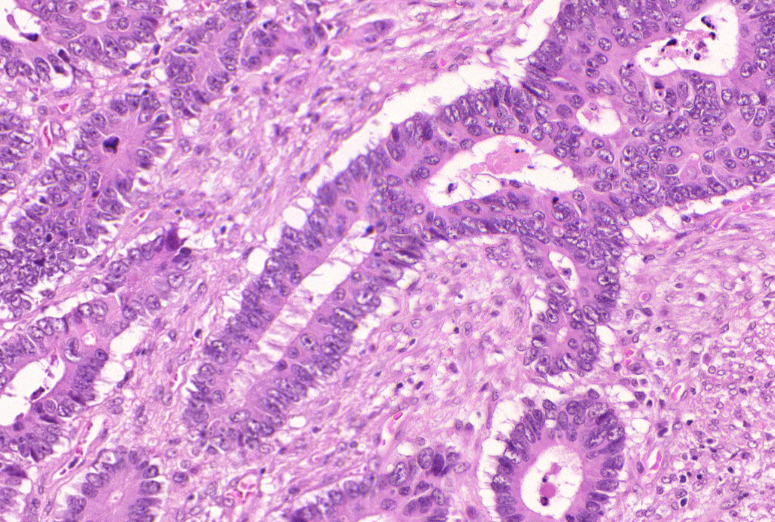
#> input picture Assignment 3/17/train_5.bmp, 775 x 522 px
$ jupyter execute 'Part 1.ipynb'   (shell and % lines are left out)
#> lines starting #> are read from the running program, lines starting #| are printed output that depends on the picture; after the words box and inside, x2 and y2 are one past the last pixel; in counts of white or black regions, pixels touching at a corner belong together
[cell 1]
# install library requirements

# import libraries
import pandas as pd
import numpy as np
import cv2
import os
import matplotlib.pyplot as plt

import maxflow as mf
import time
from random import shuffle
from PIL import Image

[cell 2]
img1 = cv2.imread('17/train_5.bmp')
#> img1 is the input picture: shape (522, 775, 3); mean B, G, R 208.4, 153.7, 210.2
img2 = cv2.imread('17/train_5_anno.bmp')
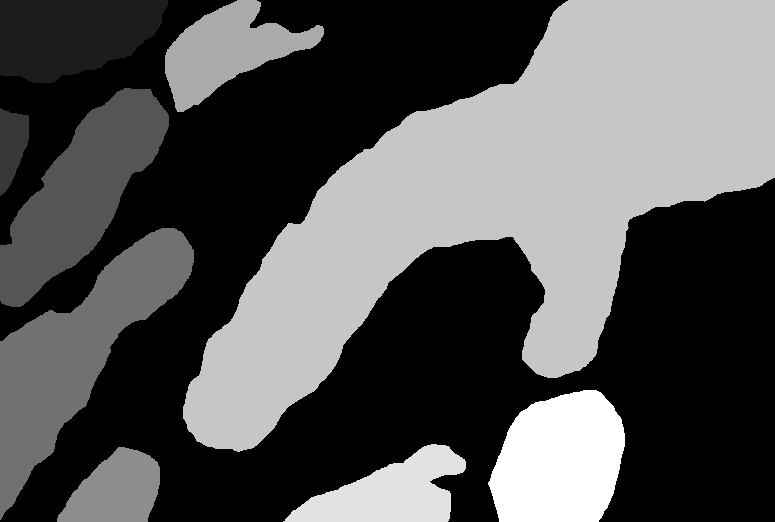
#> input picture Assignment 3/17/train_5_anno.bmp, 775 x 522 px
#> img2 is the input picture: shape (522, 775, 3); min 0, max 9, mean 3.02
img1 = cv2.cvtColor(img1, cv2.COLOR_BGR2GRAY)
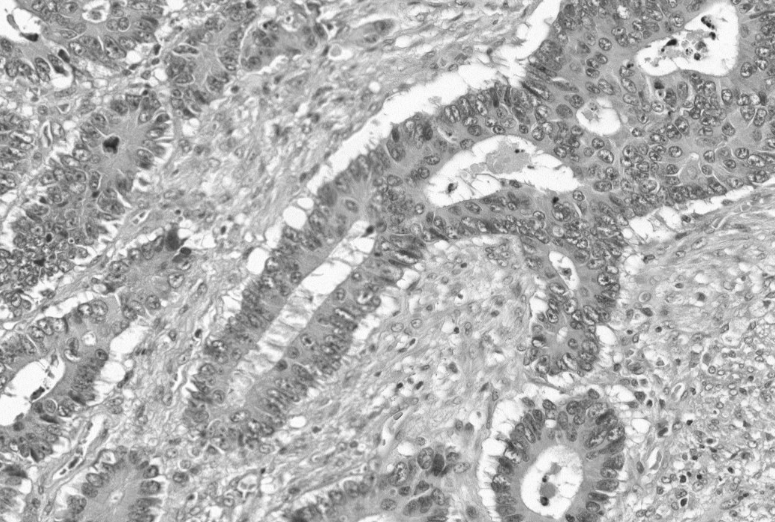
#> img1: shape (522, 775); min 34, max 255, mean 176.8
img2 = cv2.cvtColor(img2, cv2.COLOR_BGR2GRAY)
#> img2: shape (522, 775)

_, (plot1, plot2) = plt.subplots(1, 2)
plot1.title.set_text('Image 1')
plot2.title.set_text('Image 2')
plot1.imshow(img1, cmap='gray')
plot2.imshow(img2, cmap='gray')
plt.show()
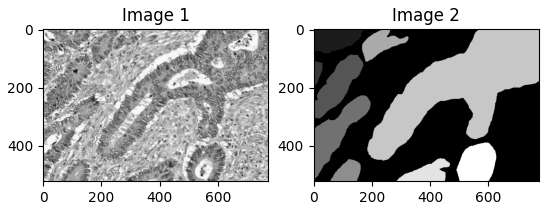
#> figure drawn by matplotlib, 2 panels

[cell 3]
plt.imshow(img1, cmap = 'gray')

[cell 4]
plt.imshow(img2, cmap = 'gray')

[cell 5]
plt.hist(img1.ravel(),256,[0,256])
plt.show()
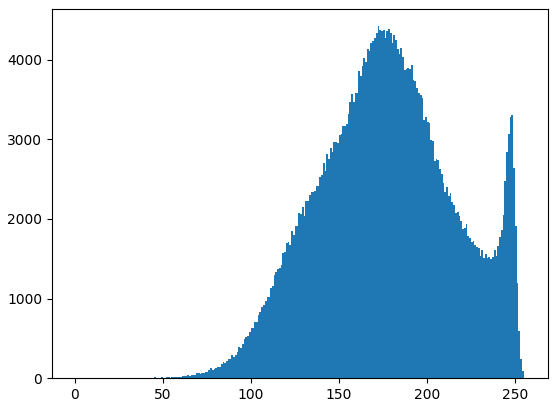
#> figure drawn by matplotlib, 1 panel; tallest bar 4421 high, from x = 172 to 173

[cell 6]
test = np.unique(img2)
#> test = [0, 1, 2, 3, 4, 5, 6, 7, 8, 9]

[cell 7]
threshold = 127
g1 = []
g2 = []
allowance = 1
flag = True
intensities = img1.flatten()

while flag:
    for i in intensities:
        if i <= threshold:
            g1.append(i)
        else:
            g2.append(i)

    temp = (np.mean(g1) + np.mean(g2))/2
    if abs(temp-threshold) <= allowance:
        flag = False
    else:
        threshold = temp
        flag = True

[cell 8]
threshold

[cell 9]
#set mask = bright if the gland consists of brighter region
mask='dark'

if mask == 'dark':
    binary = np.where(img1 < 170, 255,0)
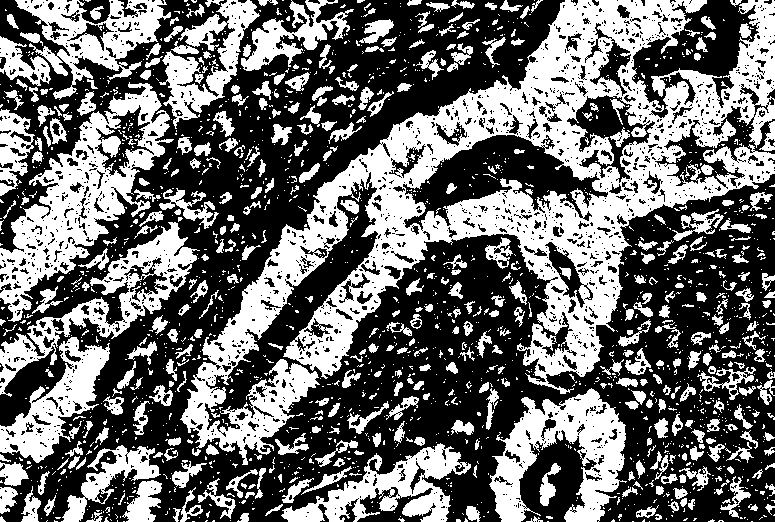
#> binary: shape (522, 775) int64; 42.5% white; 1873 white regions (1444 under 20 px), largest, box (x1, y1, x2, y2) and area: (180, 0, 775, 465) 71484, (0, 82, 174, 322) 13108, (489, 388, 627, 522) 8722
else:
    binary = np.where(img1 > threshold, 255,0)
